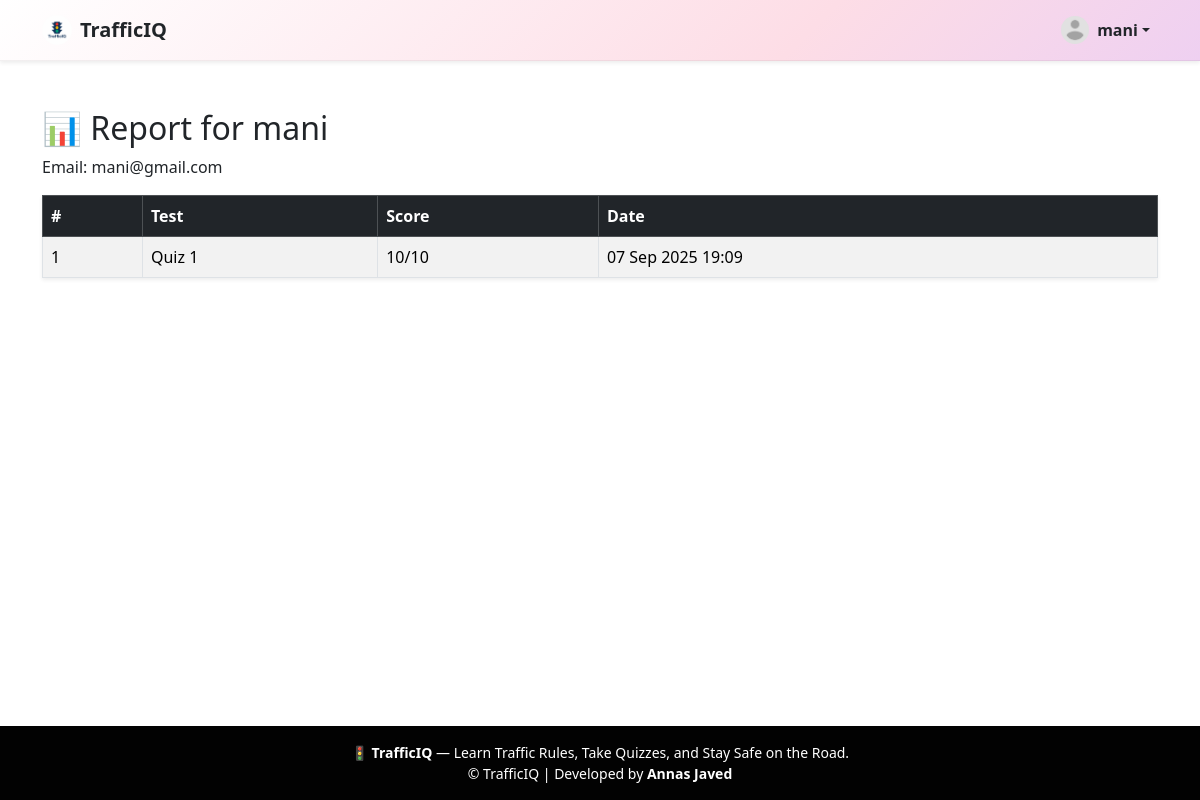
The app's page /en/manage-users/report/3/ (signed in) with its own data.
### Trafficapp/models.py (models this page shows, shortened)
class Profile(models.Model):
    user = models.OneToOneField(User, on_delete=models.CASCADE)
    bio = models.TextField(blank=True, null=True)
    location = models.CharField(max_length=100, blank=True, null=True)
    phone = models.CharField(max_length=15, blank=True, null=True)
    city = models.CharField(max_length=100, blank=True, null=True)
    profile_picture = models.ImageField(
        upload_to='profile_pics/',
        default='profile_pics/default.png',
        blank=True,
        null=True
    )

class QuizAttempt(models.Model):
    user = models.ForeignKey(User, on_delete=models.CASCADE)
    test = models.ForeignKey(QuizTest, on_delete=models.CASCADE)
    score = models.IntegerField()
    total = models.IntegerField()
    attempted_at = models.DateTimeField(auto_now_add=True)

class QuizTest(models.Model):
    title = models.CharField(max_length=200)
    created_by = models.ForeignKey(User, on_delete=models.CASCADE, null=True, blank=True)
    created_at = models.DateTimeField(auto_now_add=True)

### Trafficapp/views.py (the view)
# urls.py: path("manage-users/report/<int:user_id>/", views.user_report, name="user_report"),
@login_required
@user_passes_test(lambda u: u.is_superuser)
def user_report(request, user_id):
    user = get_object_or_404(User, id=user_id)
    attempts = QuizAttempt.objects.filter(user=user).order_by("-attempted_at")
    return render(request, "Trafficapp/user_report.html", {
        "user": user,
        "attempts": attempts
    })

### Trafficapp/Templates/Trafficapp/user_report.html
{% extends "base.html" %}
{% block content %}
<div class="container mt-5">
  <h2>📊 Report for {{ user.username }}</h2>
  <p>Email: {{ user.email }}</p>
  {% if attempts %}
    <table class="table table-bordered table-striped shadow-sm">
      <thead class="table-dark">
        <tr>
          <th>#</th>
          <th>Test</th>
          <th>Score</th>
          <th>Date</th>
        </tr>
      </thead>
      <tbody>
        {% for attempt in attempts %}
        <tr>
          <td>{{ forloop.counter }}</td>
          <td>{{ attempt.test.title }}</td>
          <td>{{ attempt.score }}/{{ attempt.total }}</td>
          <td>{{ attempt.attempted_at|date:"d M Y H:i" }}</td>
        </tr>
        {% endfor %}
      </tbody>
    </table>
  {% else %}
    <div class="alert alert-info">This user has not attempted any quizzes yet.</div>
  {% endif %}
</div>
{% endblock %}

### Trafficapp/Templates/base.html (shortened to what this page needs)
{% load static %}
{% load i18n %}
<!DOCTYPE html>
<html lang="en">
<head>
  <link rel="stylesheet" href="{% static 'css/style.css' %}">
  <link href="https://cdn.jsdelivr.net/npm/bootstrap@5.3.3/dist/css/bootstrap.min.css" rel="stylesheet">
  <link rel="stylesheet" href="https://cdn.jsdelivr.net/npm/bootstrap-icons@1.11.3/font/bootstrap-icons.css">
</head>
<body>
{% block navbar %}
  <nav class="navbar navbar-expand-lg pastel-navbar shadow-sm sticky-top">
    <div class="container">
      <a class="navbar-brand d-flex align-items-center text-dark fw-bold" href="{% url 'landing' %}">
        <img src="{% static 'images/trafficiq_logo.png' %}" alt="{% trans 'TrafficIQ Logo' %}" width="30" height="30" class="me-2 rounded-circle">
        {% trans "TrafficIQ" %}
      </a>
      <ul class="navbar-nav ms-auto align-items-center">
        {% if user.is_authenticated %}
        <li class="nav-item dropdown">
          <a class="nav-link dropdown-toggle d-flex align-items-center text-dark fw-semibold" href="#" id="profileDropdown" role="button" data-bs-toggle="dropdown" aria-expanded="false">
            {% if user.profile.profile_picture %}
              <img src="{{ user.profile.profile_picture.url }}" class="rounded-circle me-2" width="28" height="28" alt="{% trans 'Profile' %}">
            {% else %}
              <i class="bi bi-person-circle fs-5 me-1"></i>
            {% endif %}
            {{ user.username }}
          </a>
        </li>
        {% else %}
        <li class="nav-item"><a class="nav-link text-dark fw-semibold" href="{% url 'login' %}">{% trans "Login" %}</a></li>
        {% endif %}
      </ul>
    </div>
  </nav>
{% endblock %}
<main class="">
  {% block content %}{% endblock %}
</main>
{% block footer %}
<footer class="footer mt-auto py-3 text-center">
  <div class="container">
    <p class="mb-0 small">
      🚦 <strong>{% trans "TrafficIQ" %}</strong> — {% trans "Learn Traffic Rules, Take Quizzes, and Stay Safe on the Road." %}
    </p>
    <p class="text-white small mb-0">
      © {{ now|date:"Y" }} {% trans "TrafficIQ" %} | {% trans "Developed by" %} <strong>Annas Javed</strong>
    </p>
  </div>
</footer>
{% endblock %}
</body>
</html>

### Trafficapp/Templates/base.html (style rules this page uses)
html, body { height: 100%; margin: 0; display: flex; flex-direction: column; }
.pastel-navbar { background: linear-gradient(135deg, rgb(255, 255, 255), #fddde6, #e0c3fc, #a8edea); background-size: 200% 200%; animation: pastelShift 12s ease infinite; backdrop-filter: blur(12px); transition: background 0.4s ease; border-bottom: 1px solid rgba(0, 0, 0, 0.05); }
.navbar .nav-link { color: #212529 !important; transition: color 0.3s ease; }
.sticky-top { position: sticky; top: 0; z-index: 1030; }
main { flex: 1; }
.footer { background-color: #020202ff; color: white; position: relative; bottom: 0; width: 100%; }

### records on screen
QuizAttempt: test "Quiz 1", score "10", total "10", attempted_at "07 Sep 2025 19:09"

### other values on screen
{{ user.username }} "mani"
{{ user.email }} "mani@gmail.com"
